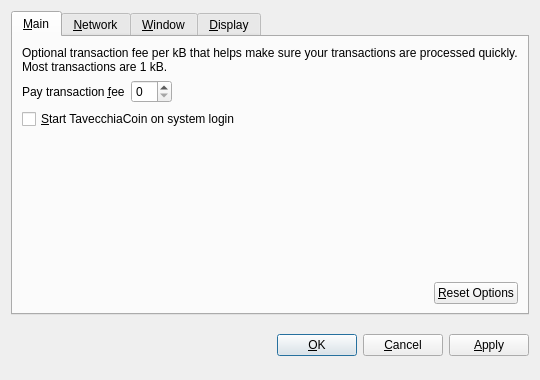
<?xml version="1.0" encoding="UTF-8"?>
<ui version="4.0">
 <class>OptionsDialog</class>
 <widget class="QDialog" name="OptionsDialog">
  <property name="geometry">
   <rect>
    <x>0</x>
    <y>0</y>
    <width>540</width>
    <height>380</height>
   </rect>
  </property>
  <property name="windowTitle">
   <string>Options</string>
  </property>
  <property name="modal">
   <bool>true</bool>
  </property>
  <layout class="QVBoxLayout" name="verticalLayout">
   <item>
    <widget class="QTabWidget" name="tabWidget">
     <property name="tabPosition">
      <enum>QTabWidget::North</enum>
     </property>
     <property name="currentIndex">
      <number>0</number>
     </property>
     <widget class="QWidget" name="tabMain">
      <attribute name="title">
       <string>&amp;Main</string>
      </attribute>
      <layout class="QVBoxLayout" name="verticalLayout_Main">
       <item>
        <widget class="QLabel" name="transactionFeeInfoLabel">
         <property name="text">
          <string>Optional transaction fee per kB that helps make sure your transactions are processed quickly. Most transactions are 1 kB.</string>
         </property>
         <property name="textFormat">
          <enum>Qt::PlainText</enum>
         </property>
         <property name="wordWrap">
          <bool>true</bool>
         </property>
        </widget>
       </item>
       <item>
        <layout class="QHBoxLayout" name="horizontalLayout_1_Main">
         <item>
          <widget class="QLabel" name="transactionFeeLabel">
           <property name="text">
            <string>Pay transaction &amp;fee</string>
           </property>
           <property name="textFormat">
            <enum>Qt::PlainText</enum>
           </property>
           <property name="buddy">
            <cstring>transactionFee</cstring>
           </property>
          </widget>
         </item>
         <item>
          <widget class="BitcoinAmountField" name="transactionFee"/>
         </item>
         <item>
          <spacer name="horizontalSpacer_1_Main">
           <property name="orientation">
            <enum>Qt::Horizontal</enum>
           </property>
           <property name="sizeHint" stdset="0">
            <size>
             <width>40</width>
             <height>20</height>
            </size>
           </property>
          </spacer>
         </item>
        </layout>
       </item>
       <item>
        <widget class="QCheckBox" name="bitcoinAtStartup">
         <property name="toolTip">
          <string>Automatically start TavecchiaCoin after logging in to the system.</string>
         </property>
         <property name="text">
          <string>&amp;Start TavecchiaCoin on system login</string>
         </property>
        </widget>
       </item>
       <item>
        <spacer name="verticalSpacer_Main">
         <property name="orientation">
          <enum>Qt::Vertical</enum>
         </property>
         <property name="sizeHint" stdset="0">
          <size>
           <width>20</width>
           <height>40</height>
          </size>
         </property>
        </spacer>
       </item>
       <item>
        <layout class="QHBoxLayout" name="horizontalLayout_2_Main">
         <item>
          <spacer name="horizontalSpacer_2_Main">
           <property name="orientation">
            <enum>Qt::Horizontal</enum>
           </property>
           <property name="sizeHint" stdset="0">
            <size>
             <width>40</width>
             <height>20</height>
            </size>
           </property>
          </spacer>
         </item>
         <item>
          <widget class="QPushButton" name="resetButton">
           <property name="toolTip">
            <string>Reset all client options to default.</string>
           </property>
           <property name="text">
            <string>&amp;Reset Options</string>
           </property>
           <property name="autoDefault">
            <bool>false</bool>
           </property>
          </widget>
         </item>
        </layout>
       </item>
      </layout>
     </widget>
     <widget class="QWidget" name="tabNetwork">
      <attribute name="title">
       <string>&amp;Network</string>
      </attribute>
      <layout class="QVBoxLayout" name="verticalLayout_Network">
       <item>
        <widget class="QCheckBox" name="mapPortUpnp">
         <property name="toolTip">
          <string>Automatically open the TavecchiaCoin client port on the router. This only works when your router supports UPnP and it is enabled.</string>
         </property>
         <property name="text">
          <string>Map port using &amp;UPnP</string>
         </property>
        </widget>
       </item>
       <item>
        <widget class="QCheckBox" name="connectSocks">
         <property name="toolTip">
          <string>Connect to the TavecchiaCoin network through a SOCKS proxy (e.g. when connecting through Tor).</string>
         </property>
         <property name="text">
          <string>&amp;Connect through SOCKS proxy:</string>
         </property>
        </widget>
       </item>
       <item>
        <layout class="QHBoxLayout" name="horizontalLayout_Network">
         <item>
          <widget class="QLabel" name="proxyIpLabel">
           <property name="text">
            <string>Proxy &amp;IP:</string>
           </property>
           <property name="textFormat">
            <enum>Qt::PlainText</enum>
           </property>
           <property name="buddy">
            <cstring>proxyIp</cstring>
           </property>
          </widget>
         </item>
         <item>
          <widget class="QValidatedLineEdit" name="proxyIp">
           <property name="maximumSize">
            <size>
             <width>140</width>
             <height>16777215</height>
            </size>
           </property>
           <property name="toolTip">
            <string>IP address of the proxy (e.g. 127.0.0.1)</string>
           </property>
          </widget>
         </item>
         <item>
          <widget class="QLabel" name="proxyPortLabel">
           <property name="text">
            <string>&amp;Port:</string>
           </property>
           <property name="textFormat">
            <enum>Qt::PlainText</enum>
           </property>
           <property name="buddy">
            <cstring>proxyPort</cstring>
           </property>
          </widget>
         </item>
         <item>
          <widget class="QLineEdit" name="proxyPort">
           <property name="maximumSize">
            <size>
             <width>55</width>
             <height>16777215</height>
            </size>
           </property>
           <property name="toolTip">
            <string>Port of the proxy (e.g. 9050)</string>
           </property>
          </widget>
         </item>
         <item>
          <widget class="QLabel" name="socksVersionLabel">
           <property name="text">
            <string>SOCKS &amp;Version:</string>
           </property>
           <property name="textFormat">
            <enum>Qt::PlainText</enum>
           </property>
           <property name="buddy">
            <cstring>socksVersion</cstring>
           </property>
          </widget>
         </item>
         <item>
          <widget class="QValueComboBox" name="socksVersion">
           <property name="toolTip">
            <string>SOCKS version of the proxy (e.g. 5)</string>
           </property>
          </widget>
         </item>
         <item>
          <spacer name="horizontalSpacer_Network">
           <property name="orientation">
            <enum>Qt::Horizontal</enum>
           </property>
           <property name="sizeHint" stdset="0">
            <size>
             <width>40</width>
             <height>20</height>
            </size>
           </property>
          </spacer>
         </item>
        </layout>
       </item>
       <item>
        <spacer name="verticalSpacer_Network">
         <property name="orientation">
          <enum>Qt::Vertical</enum>
         </property>
         <property name="sizeHint" stdset="0">
          <size>
           <width>20</width>
           <height>40</height>
          </size>
         </property>
        </spacer>
       </item>
      </layout>
     </widget>
     <widget class="QWidget" name="tabWindow">
      <attribute name="title">
       <string>&amp;Window</string>
      </attribute>
      <layout class="QVBoxLayout" name="verticalLayout_Window">
       <item>
        <widget class="QCheckBox" name="minimizeToTray">
         <property name="toolTip">
          <string>Show only a tray icon after minimizing the window.</string>
         </property>
         <property name="text">
          <string>&amp;Minimize to the tray instead of the taskbar</string>
         </property>
        </widget>
       </item>
       <item>
        <widget class="QCheckBox" name="minimizeOnClose">
         <property name="toolTip">
          <string>Minimize instead of exit the application when the window is closed. When this option is enabled, the application will be closed only after selecting Quit in the menu.</string>
         </property>
         <property name="text">
          <string>M&amp;inimize on close</string>
         </property>
        </widget>
       </item>
       <item>
        <spacer name="verticalSpacer_Window">
         <property name="orientation">
          <enum>Qt::Vertical</enum>
         </property>
         <property name="sizeHint" stdset="0">
          <size>
           <width>20</width>
           <height>40</height>
          </size>
         </property>
        </spacer>
       </item>
      </layout>
     </widget>
     <widget class="QWidget" name="tabDisplay">
      <attribute name="title">
       <string>&amp;Display</string>
      </attribute>
      <layout class="QVBoxLayout" name="verticalLayout_Display">
       <item>
        <layout class="QHBoxLayout" name="horizontalLayout_1_Display">
         <item>
          <widget class="QLabel" name="langLabel">
           <property name="text">
            <string>User Interface &amp;language:</string>
           </property>
           <property name="textFormat">
            <enum>Qt::PlainText</enum>
           </property>
           <property name="buddy">
            <cstring>lang</cstring>
           </property>
          </widget>
         </item>
         <item>
          <widget class="QValueComboBox" name="lang">
           <property name="toolTip">
            <string>The user interface language can be set here. This setting will take effect after restarting TavecchiaCoin.</string>
           </property>
          </widget>
         </item>
        </layout>
       </item>
       <item>
        <layout class="QHBoxLayout" name="horizontalLayout_2_Display">
         <item>
          <widget class="QLabel" name="unitLabel">
           <property name="text">
            <string>&amp;Unit to show amounts in:</string>
           </property>
           <property name="textFormat">
            <enum>Qt::PlainText</enum>
           </property>
           <property name="buddy">
            <cstring>unit</cstring>
           </property>
          </widget>
         </item>
         <item>
          <widget class="QValueComboBox" name="unit">
           <property name="toolTip">
            <string>Choose the default subdivision unit to show in the interface and when sending coins.</string>
           </property>
          </widget>
         </item>
        </layout>
       </item>
       <item>
        <widget class="QCheckBox" name="displayAddresses">
         <property name="toolTip">
          <string>Whether to show TavecchiaCoin addresses in the transaction list or not.</string>
         </property>
         <property name="text">
          <string>&amp;Display addresses in transaction list</string>
         </property>
        </widget>
       </item>
       <item>
        <spacer name="verticalSpacer_Display">
         <property name="orientation">
          <enum>Qt::Vertical</enum>
         </property>
         <property name="sizeHint" stdset="0">
          <size>
           <width>20</width>
           <height>40</height>
          </size>
         </property>
        </spacer>
       </item>
      </layout>
     </widget>
    </widget>
   </item>
   <item>
    <layout class="QHBoxLayout" name="horizontalLayout_Buttons">
     <item>
      <spacer name="horizontalSpacer_1">
       <property name="orientation">
        <enum>Qt::Horizontal</enum>
       </property>
       <property name="sizeHint" stdset="0">
        <size>
         <width>40</width>
         <height>48</height>
        </size>
       </property>
      </spacer>
     </item>
     <item>
      <widget class="QLabel" name="statusLabel">
       <property name="font">
        <font>
         <weight>75</weight>
         <bold>true</bold>
        </font>
       </property>
       <property name="text">
        <string/>
       </property>
       <property name="textFormat">
        <enum>Qt::PlainText</enum>
       </property>
       <property name="wordWrap">
        <bool>true</bool>
       </property>
      </widget>
     </item>
     <item>
      <spacer name="horizontalSpacer_2">
       <property name="orientation">
        <enum>Qt::Horizontal</enum>
       </property>
       <property name="sizeHint" stdset="0">
        <size>
         <width>40</width>
         <height>48</height>
        </size>
       </property>
      </spacer>
     </item>
     <item>
      <widget class="QPushButton" name="okButton">
       <property name="text">
        <string>&amp;OK</string>
       </property>
      </widget>
     </item>
     <item>
      <widget class="QPushButton" name="cancelButton">
       <property name="text">
        <string>&amp;Cancel</string>
       </property>
       <property name="autoDefault">
        <bool>false</bool>
       </property>
      </widget>
     </item>
     <item>
      <widget class="QPushButton" name="applyButton">
       <property name="text">
        <string>&amp;Apply</string>
       </property>
       <property name="autoDefault">
        <bool>false</bool>
       </property>
      </widget>
     </item>
    </layout>
   </item>
  </layout>
 </widget>
 <customwidgets>
  <customwidget>
   <class>BitcoinAmountField</class>
   <extends>QSpinBox</extends>
   <header>bitcoinamountfield.h</header>
  </customwidget>
  <customwidget>
   <class>QValueComboBox</class>
   <extends>QComboBox</extends>
   <header>qvaluecombobox.h</header>
  </customwidget>
  <customwidget>
   <class>QValidatedLineEdit</class>
   <extends>QLineEdit</extends>
   <header>qvalidatedlineedit.h</header>
  </customwidget>
 </customwidgets>
 <resources/>
 <connections/>
</ui>
